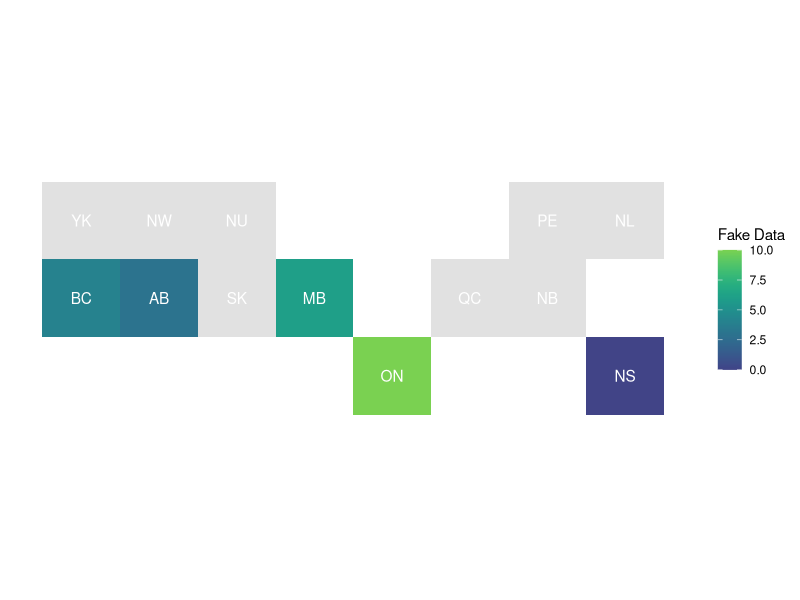

R code for this plot:
## ---- chunk 1
library(knitr)

opts_chunk$set(
    cache = TRUE, warning = FALSE, message = FALSE, dpi = 150)
## ---- chunk 2
library(tidyverse)
library(viridis)

# LOCATION DATAFRAME

canada <- tribble(
    ~province, ~code, ~x, ~y,
    "Yukon", "YK", 1, 3,
    "British Columbia", "BC", 1, 2, 
    "Northwest Territories", "NW", 2, 3, 
    "Alberta", "AB", 2, 2, 
    "Nunavut", "NU", 3, 3, 
    "Saskatchewan", "SK", 3, 2,
    "Manitoba", "MB", 4, 2, 
    "Ontario", "ON", 5, 1,
    "Quebec", "QC", 6, 2, 
    "Prince Edward Island", "PE", 7, 3, 
    "New Brunswick", "NB", 7, 2,
    "Newfoundland and Labrador", "NL", 8, 3, 
    "Nova Scotia", "NS", 8, 1
)

# YOUR DATA HERE
# just make sure province = province
 
df <- tibble(
    province = c("Ontario", "British Columbia", "Alberta", "Manitoba", "Nova Scotia"), 
    `Fake Data` = c(10, 4, 3, 6, 0)
)

# TILE GRID MAP

canada %>% 
    left_join(df, by = "province") %>% 
    ggplot(aes(x, y)) + 
    geom_tile(aes(fill = `Fake Data`)) + 
    geom_text(aes(label = code), color = "white") + 
    coord_fixed(ratio = 1) + 
    theme(
        panel.background = element_blank(),
        panel.grid = element_blank(), 
        axis.title = element_blank(), 
        axis.text = element_blank(), 
        axis.ticks = element_blank()) + 
    scale_fill_viridis(na.value = "#E1E1E1", option = "D", begin = 0.2, end = 0.8)
